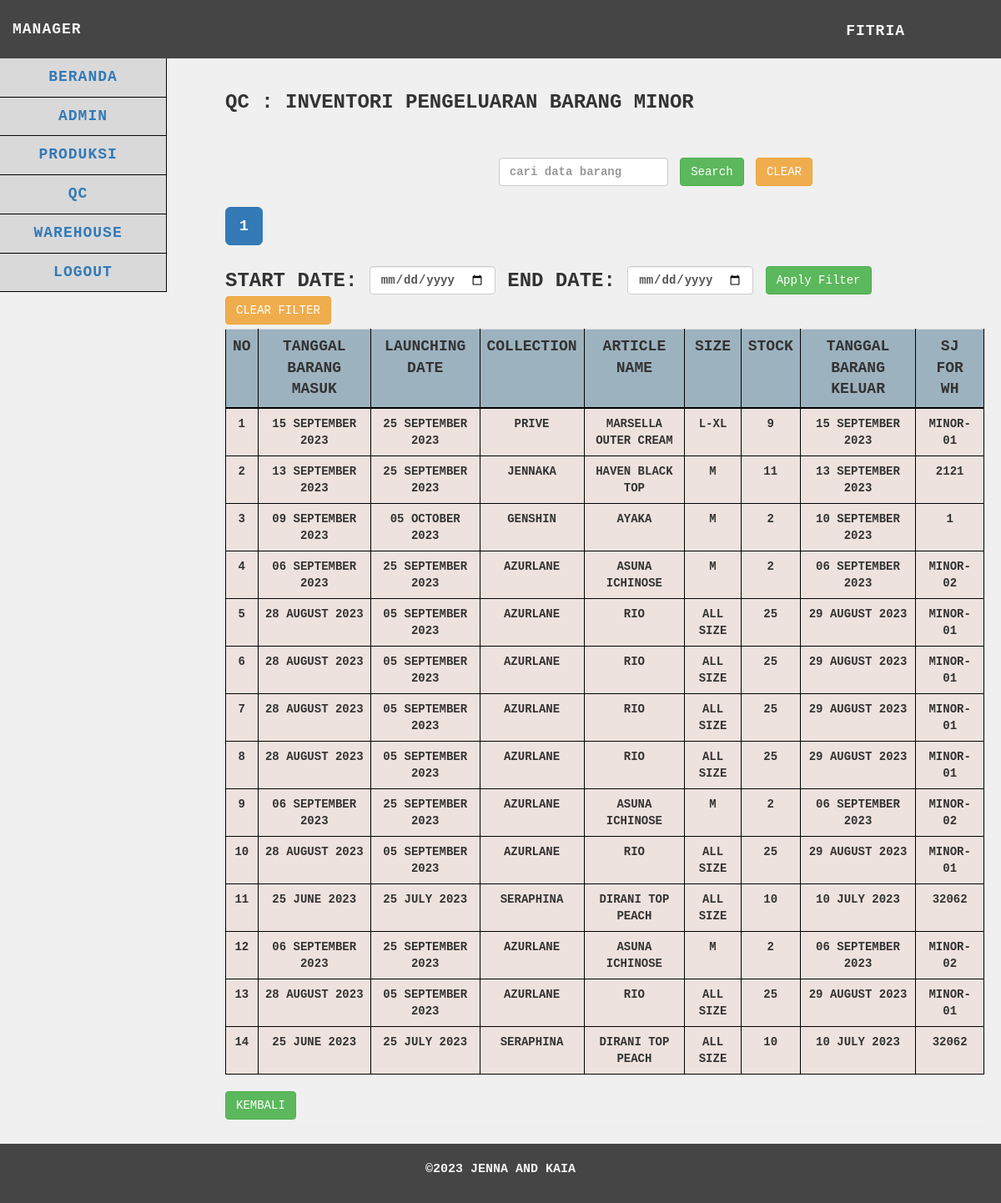
Page /manager/qc/barangminor/barangminor.php (signed in) on the earlier database version.
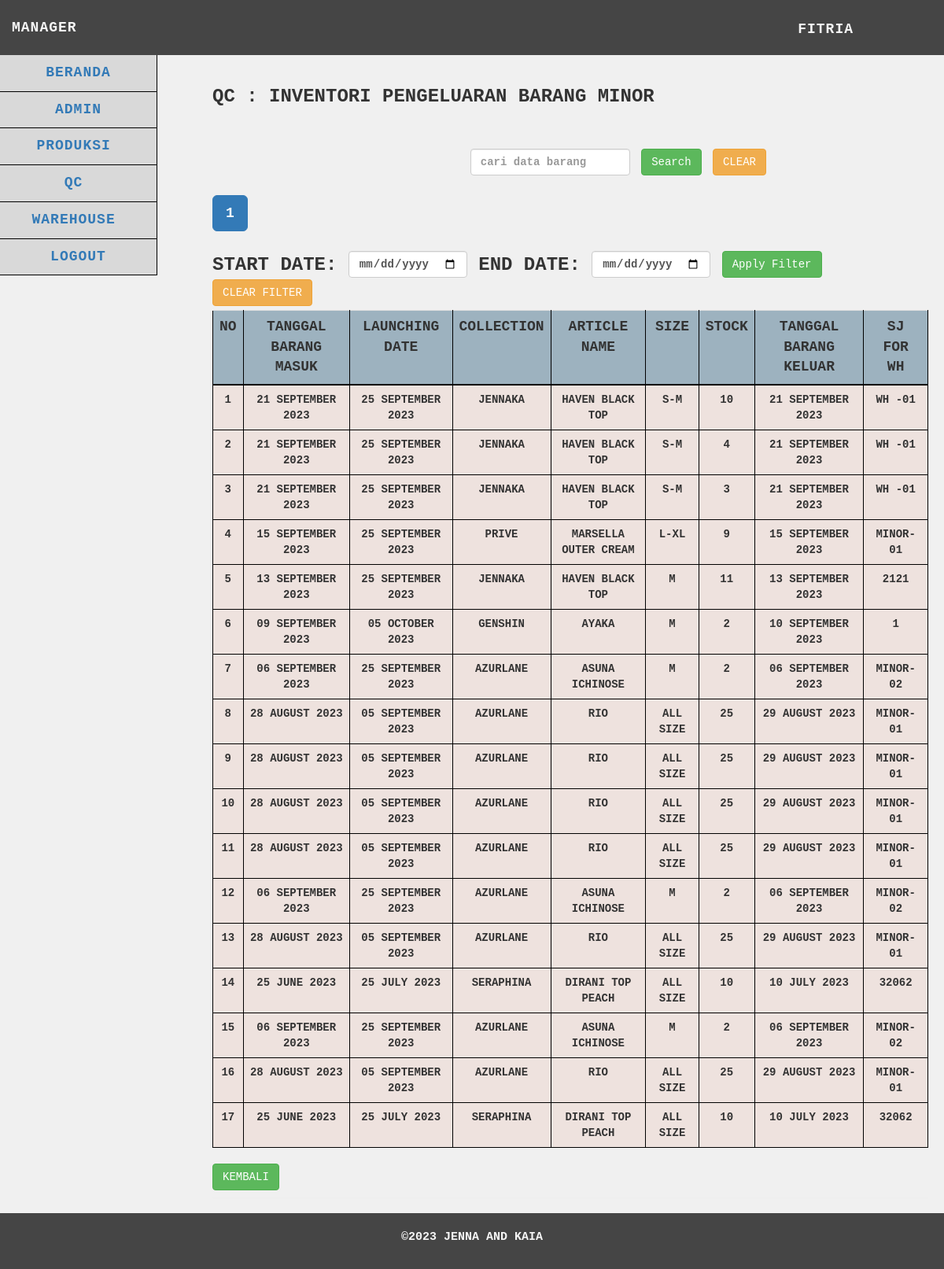
Same page on the later database version.
### tables this page shows
CREATE TABLE `barang_minor` (
  `idbarang_minor` int(25) NOT NULL,
  `tgl_brg_masuk` date NOT NULL,
  `launching_date` date NOT NULL,
  `collection` varchar(255) NOT NULL,
  `article_name` varchar(255) NOT NULL,
  `size` varchar(15) NOT NULL,
  `stock` int(255) NOT NULL,
  `tgl_brg_keluar` date NOT NULL,
  `sj_for_wh` varchar(255) NOT NULL,
  `idbarang_qc` int(25) NOT NULL
);

### manager/qc/barangminor/functions.php (called while the page is built, shortened)
<?php
$db = mysqli_connect("localhost", "root", "", "gudangjenna");
function query($query)
{
    global $db;
    $result = mysqli_query($db, $query);
    $rows = [];
    while ($row = mysqli_fetch_assoc($result)) {
        $rows[] = $row;
    }
    return $rows;
}
function formatDate($dateString)
{
    $timestamp = strtotime($dateString);
    return date('d F Y', $timestamp);
}

### manager/qc/barangminor/barangminor.php (the view, shortened to what the changed rows need)
<?php
$barangminor = query("SELECT * FROM barang_minor");
$limit = 20;
$page = isset($_GET['page']) ? $_GET['page'] : 1;
$start = ($page - 1) * $limit;
$start_date = isset($_GET['start_date']) ? $_GET['start_date'] : '';
$end_date = isset($_GET['end_date']) ? $_GET['end_date'] : '';
$date_filter = '';
$search = isset($_GET['search']) ? $_GET['search'] : '';
$search_filter = '';
$query = "SELECT * FROM barang_minor $date_filter $search_filter ORDER BY idbarang_minor DESC LIMIT $start, $limit";
$barangminor = query($query);
$totalRecordsSearchDateFilter = count(query("SELECT * FROM barang_minor $date_filter $search_filter"));
$totalPagesSearchDateFilter = ceil($totalRecordsSearchDateFilter / $limit);
?>
<!DOCTYPE html>
<html>
<head>
    <link href="../../../vendor/css/bootstrap/bootstrap.min.css" rel="stylesheet">
    <link href="../../../vendor/css/bootstrap/bootstrap.css" rel="stylesheet">
    <link href="../../../vendor/font-awesome/css/font-awesome.min.css" rel="stylesheet" type="text/css">
    <link href="../../../css/tabelmanager.css" rel="stylesheet">
</head>
<body>
    <div class="content">
        <div class="container-fluid">
            <h1 class="page-header">QC : Inventori Pengeluaran Barang Minor
                <br><br><br>
                <div class="row">
                    <div class="col-md-4">
                    </div>
                    <div class="col-md-6">
                        <form action="" method="GET" class="form-inline">
                        </form>
                    </div>
                </div>
                <div class="row" style="margin-top: 5px;">
                    <div class="col-md-6">
                        <div class="button-group" style="display: flex; align-items: center;">
                            <div class="pagination-container">
                                <ul class="pagination pagination-lg">
                                    <?php
                                    $startPage = max(1, $page - 1);
                                    $endPage = min($totalPagesSearchDateFilter, $startPage + 4);
                                        for ($p = $startPage; $p <= $endPage; $p++) :
                                     ?>
                                    <li class="<?php if ($p == $page) echo 'active'; ?>">
                                        <a
                                            href="?page=<?php echo $p; ?>&start_date=<?php echo $start_date; ?>&end_date=<?php echo $end_date; ?>&search=<?php echo $search; ?>">
                                            <?php echo $p; ?>
                                        </a>
                                    </li>
                                    <?php endfor; ?>
                                </ul>
                            </div>
                        </div>
                    </div>
                </div>
                <div class="row" style="margin-top: 5px; margin-bottom: 5px">
                    <div class="col-md-12">
                        <form action="" method="GET" class="form-inline">
                        </form>
                    </div>
                </div>
                <div class="table-responsive">
                    <table id="data-table" class="table table-hover">
                        <tr>
                            <th scope="col">No</th>
                            <th scope="col">Tanggal Barang Masuk</th>
                            <th scope="col">Launching Date</th>
                            <th scope="col">Collection</th>
                            <th scope="col">Article Name</th>
                            <th scope="col">Size</th>
                            <th scope="col">Stock</th>
                            <th scope="col">Tanggal Barang Keluar</th>
                            <th scope="col">SJ For WH</th>
                        </tr>
                        <?php $i = $start + 1; ?>
                        <?php foreach ($barangminor as $row) : ?>
                        <tr class="data-row">
                            <td><?= $i; ?></td>
                            <td><?= formatDate($row["tgl_brg_masuk"]); ?></td>
                            <td><?= formatDate($row["launching_date"]); ?></td>
                            <td><?= $row["collection"]; ?></td>
                            <td><?= $row["article_name"]; ?></td>
                            <td><?= $row["size"]; ?></td>
                            <td><?= $row["stock"]; ?></td>
                            <td><?= formatDate($row["tgl_brg_keluar"]); ?></td>
                            <td><?= $row["sj_for_wh"]; ?></td>
                        </tr>
                        <?php $i++; ?>
                        <?php endforeach; ?>
                    </table>
                </div>
                <div>
                    <a href="../../beranda.php" class="btn btn-success">Kembali</a>
                </div>
        </div>
    </div>
</body>
</html>

Differences in the rows shown:
added barang_minor: tgl_brg_masuk "21 SEPTEMBER 2023", launching_date "25 SEPTEMBER 2023", collection "JENNAKA", article_name "HAVEN BLACK TOP", size "S-M", stock "10", tgl_brg_keluar "21 SEPTEMBER 2023", sj_for_wh "WH -01"
added barang_minor: tgl_brg_masuk "21 SEPTEMBER 2023", launching_date "25 SEPTEMBER 2023", collection "JENNAKA", article_name "HAVEN BLACK TOP", size "S-M", stock "4", tgl_brg_keluar "21 SEPTEMBER 2023", sj_for_wh "WH -01"
added barang_minor: tgl_brg_masuk "21 SEPTEMBER 2023", launching_date "25 SEPTEMBER 2023", collection "JENNAKA", article_name "HAVEN BLACK TOP", size "S-M", stock "3", tgl_brg_keluar "21 SEPTEMBER 2023", sj_for_wh "WH -01"
